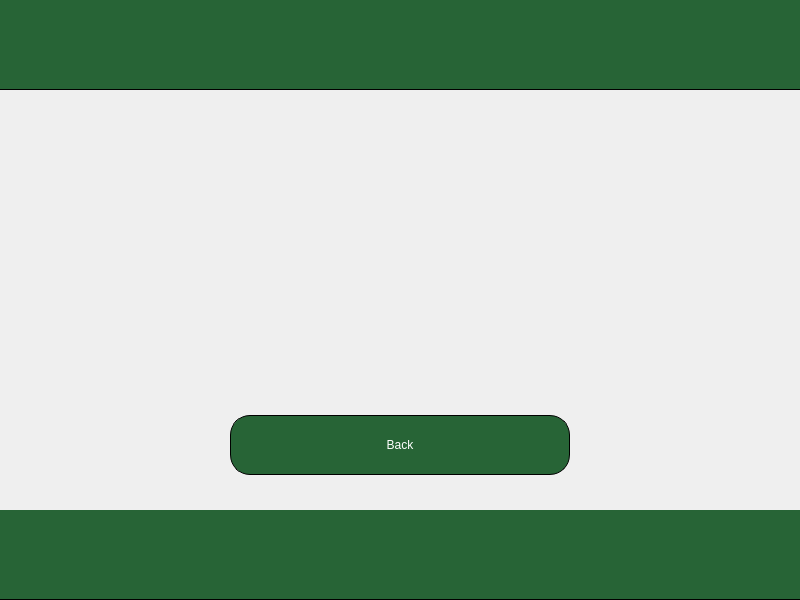
<?xml version="1.0" encoding="UTF-8"?>
<ui version="4.0">
 <class>AnswerRouteInformation</class>
 <widget class="QWidget" name="AnswerRouteInformation">
  <property name="geometry">
   <rect>
    <x>0</x>
    <y>0</y>
    <width>800</width>
    <height>600</height>
   </rect>
  </property>
  <property name="windowTitle">
   <string>Form</string>
  </property>
  <property name="autoFillBackground">
   <bool>true</bool>
  </property>
  <widget class="QLabel" name="Title">
   <property name="geometry">
    <rect>
     <x>0</x>
     <y>0</y>
     <width>800</width>
     <height>90</height>
    </rect>
   </property>
   <property name="styleSheet">
    <string notr="true">color: white;
background-color: rgb(39, 100, 54);
font: 36pt &quot;Oswald&quot;;
border-bottom: 1px solid #000000;
</string>
   </property>
   <property name="text">
    <string/>
   </property>
   <property name="alignment">
    <set>Qt::AlignCenter</set>
   </property>
  </widget>
  <widget class="QLabel" name="BottomFill">
   <property name="geometry">
    <rect>
     <x>0</x>
     <y>510</y>
     <width>800</width>
     <height>90</height>
    </rect>
   </property>
   <property name="styleSheet">
    <string notr="true">color: white;
background-color: rgb(39, 100, 54);
font: 36pt &quot;Oswald&quot;;
border-bottom: 1px solid #000000;
</string>
   </property>
   <property name="text">
    <string/>
   </property>
  </widget>
  <widget class="QPushButton" name="Back">
   <property name="geometry">
    <rect>
     <x>230</x>
     <y>415</y>
     <width>340</width>
     <height>60</height>
    </rect>
   </property>
   <property name="styleSheet">
    <string notr="true">QPushButton{
	color: white;
	background-color: rgb(39, 100, 54);
	font: 18pt &quot;Oswald&quot;;
	border-radius: 20px;
	border: 1px solid #000000;
}

QPushButton::Hover{
	border-color: rgb(0, 0, 0);
	border: 5px solid #000000;
}

QPushButton::Pressed{
	border-color: rgb(0, 0, 0);
	border: 5px solid;
	background-color: rgb(90,152,101);
}
</string>
   </property>
   <property name="text">
    <string>Back</string>
   </property>
  </widget>
 </widget>
 <resources/>
 <connections/>
</ui>
